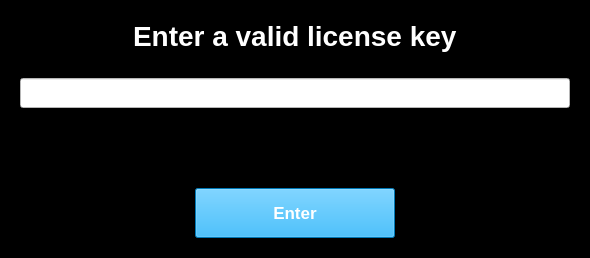
         <widget class="QWidget" name="license_key">
          <property name="styleSheet">
           <string notr="true">background-color: rgb(0, 0, 0);</string>
          </property>
          <layout class="QVBoxLayout" name="verticalLayout_12">
           <property name="spacing">
            <number>0</number>
           </property>
           <property name="leftMargin">
            <number>0</number>
           </property>
           <property name="topMargin">
            <number>0</number>
           </property>
           <property name="rightMargin">
            <number>0</number>
           </property>
           <property name="bottomMargin">
            <number>0</number>
           </property>
           <item>
            <widget class="QFrame" name="frame_8">
             <property name="frameShape">
              <enum>QFrame::StyledPanel</enum>
             </property>
             <property name="frameShadow">
              <enum>QFrame::Raised</enum>
             </property>
             <layout class="QVBoxLayout" name="verticalLayout_13">
              <item alignment="Qt::AlignHCenter">
               <widget class="QFrame" name="frame_11">
                <property name="frameShape">
                 <enum>QFrame::StyledPanel</enum>
                </property>
                <property name="frameShadow">
                 <enum>QFrame::Raised</enum>
                </property>
                <layout class="QHBoxLayout" name="horizontalLayout_13">
                 <item>
                  <widget class="QLabel" name="label_14">
                   <property name="font">
                    <font>
                     <pointsize>21</pointsize>
                     <weight>75</weight>
                     <bold>true</bold>
                    </font>
                   </property>
                   <property name="styleSheet">
                    <string notr="true">color: rgb(255, 255, 255);</string>
                   </property>
                   <property name="text">
                    <string>Enter a valid license key</string>
                   </property>
                  </widget>
                 </item>
                </layout>
               </widget>
              </item>
              <item alignment="Qt::AlignHCenter">
               <widget class="QFrame" name="frame_10">
                <property name="frameShape">
                 <enum>QFrame::StyledPanel</enum>
                </property>
                <property name="frameShadow">
                 <enum>QFrame::Raised</enum>
                </property>
                <layout class="QHBoxLayout" name="horizontalLayout_14">
                 <item>
                  <widget class="QLineEdit" name="license_edit">
                   <property name="minimumSize">
                    <size>
                     <width>550</width>
                     <height>30</height>
                    </size>
                   </property>
                   <property name="font">
                    <font>
                     <pointsize>12</pointsize>
                     <weight>75</weight>
                     <bold>true</bold>
                    </font>
                   </property>
                   <property name="styleSheet">
                    <string notr="true">color: rgb(0, 0, 0);
background-color: rgb(255, 255, 255);</string>
                   </property>
                   <property name="text">
                    <string/>
                   </property>
                  </widget>
                 </item>
                </layout>
               </widget>
              </item>
             </layout>
            </widget>
           </item>
           <item>
            <widget class="QFrame" name="frame_9">
             <property name="frameShape">
              <enum>QFrame::StyledPanel</enum>
             </property>
             <property name="frameShadow">
              <enum>QFrame::Raised</enum>
             </property>
             <layout class="QVBoxLayout" name="verticalLayout_14">
              <item alignment="Qt::AlignHCenter">
               <widget class="QFrame" name="frame_12">
                <property name="frameShape">
                 <enum>QFrame::StyledPanel</enum>
                </property>
                <property name="frameShadow">
                 <enum>QFrame::Raised</enum>
                </property>
                <layout class="QHBoxLayout" name="horizontalLayout_15">
                 <item>
                  <widget class="QLabel" name="validation_error">
                   <property name="minimumSize">
                    <size>
                     <width>450</width>
                     <height>5</height>
                    </size>
                   </property>
                   <property name="styleSheet">
                    <string notr="true"/>
                   </property>
                   <property name="text">
                    <string/>
                   </property>
                  </widget>
                 </item>
                </layout>
               </widget>
              </item>
              <item alignment="Qt::AlignHCenter">
               <widget class="QFrame" name="frame_13">
                <property name="frameShape">
                 <enum>QFrame::StyledPanel</enum>
                </property>
                <property name="frameShadow">
                 <enum>QFrame::Raised</enum>
                </property>
                <layout class="QHBoxLayout" name="horizontalLayout_16">
                 <item>
                  <widget class="QPushButton" name="enter_btn">
                   <property name="minimumSize">
                    <size>
                     <width>200</width>
                     <height>50</height>
                    </size>
                   </property>
                   <property name="font">
                    <font>
                     <pointsize>13</pointsize>
                     <weight>75</weight>
                     <bold>true</bold>
                    </font>
                   </property>
                   <property name="styleSheet">
                    <string notr="true">background-color: rgb(0, 170, 255);
color: rgb(255, 255, 255);</string>
                   </property>
                   <property name="text">
                    <string>Enter</string>
                   </property>
                  </widget>
                 </item>
                </layout>
               </widget>
              </item>
             </layout>
            </widget>
           </item>
          </layout>
         </widget>
